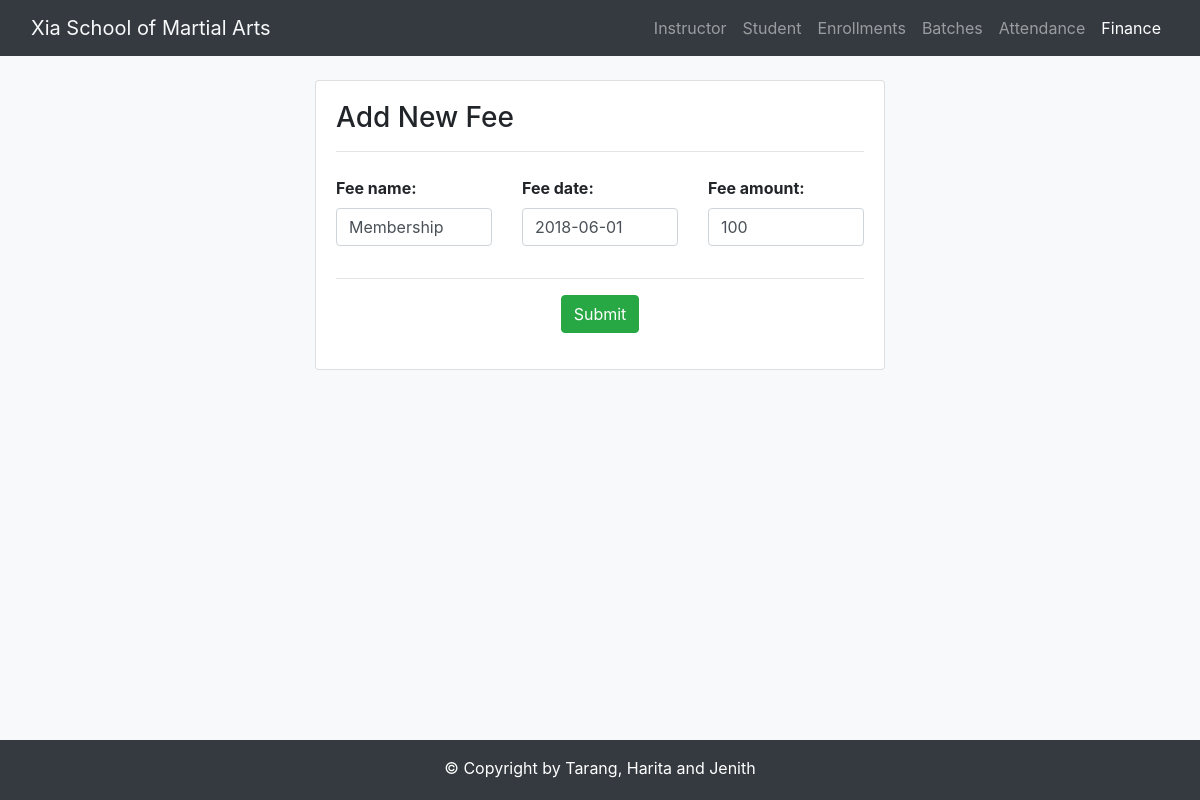
Screenshot of /finance/update/4 with the database file from the repository.
### student/models.py (models this page shows, shortened)
class Fee(models.Model):
    DUE_DAY = 5
    fee_name = models.CharField(max_length=50)
    fee_date = models.DateField(default=timezone.now)
    fee_amount = models.IntegerField()
    student = models.ForeignKey(Student, on_delete=models.CASCADE, related_name='pays')

### student/views.py (the view)
# urls.py: path('finance/update/<pk>', views.FinanceUpdate.as_view(), name='finance-update'),
class FinanceUpdate(UpdateView):
    model = Fee
    fields = ['fee_name', 'fee_date', 'fee_amount']

### student/templates/student/fee_form.html (shortened to what this page needs)
{% extends 'student/base.html' %}
{% load staticfiles%}
{% block activefinance %}active{% endblock %}
{% block body %}
<div class="container-fluid bg-light" style="margin-top:24px;margin-bottom: 12px">
    <div class="row justify-content-center">
        <div class="col-md-6 col-md-offset-2">
            <div class="card">
                <div class="card-body">
                    <h3>Add New Fee</h3>
                    <hr>
                    <div class="form-group" style="margin-top:24px">
                        <form class="form-horizontal" role="form" action="" method="post" enctype="multipart/form-data">
                            {% include 'student/form_template.html' %}
                            <div class="form-group">
                                <div class="text-center">
                                    <button type="submit" class="btn btn-success">Submit</button>
                                </div>
                            </div>
                        </form>
                    </div>
                </div>
            </div>
        </div>
    </div>
</div>
{% endblock %}

### student/templates/student/form_template.html (shortened to what this page needs)
<div class="row">
    {% for field in form %}
        <div class="col-md-4">
            <div class="form-group">
                {{ field.label_tag }}
                {{ field }}
            </div>
        </div>
    {% endfor %}
</div>
<hr>

### student/templates/student/fee_form.html (style rules this page uses)
label { font-weight: bold; }

### rows the page displays
Fee: form "Membership" "2018-06-01" "100"

### other values shown
{{ field.label_tag }} "Fee name:" "Fee date:" "Fee amount:"
